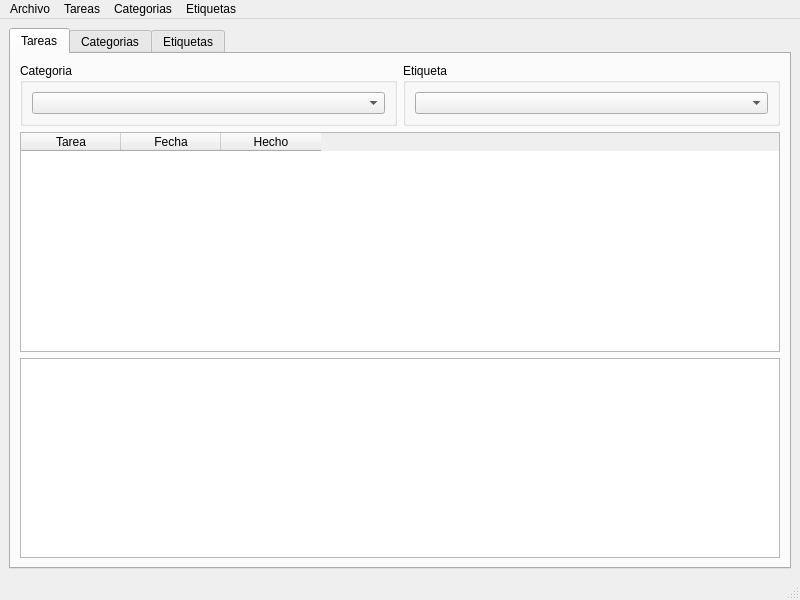
<?xml version="1.0" encoding="UTF-8"?>
<ui version="4.0">
 <class>MainWindow</class>
 <widget class="QMainWindow" name="MainWindow">
  <property name="geometry">
   <rect>
    <x>0</x>
    <y>0</y>
    <width>800</width>
    <height>600</height>
   </rect>
  </property>
  <property name="windowTitle">
   <string>MainWindow</string>
  </property>
  <widget class="QWidget" name="centralwidget">
   <layout class="QVBoxLayout" name="verticalLayout_2">
    <item>
     <layout class="QGridLayout" name="gridLayout_3">
      <item row="0" column="0">
       <widget class="QTabWidget" name="TabTareas">
        <property name="currentIndex">
         <number>0</number>
        </property>
        <widget class="QWidget" name="tab">
         <attribute name="title">
          <string>Tareas</string>
         </attribute>
         <layout class="QGridLayout" name="gridLayout_5">
          <item row="0" column="0">
           <layout class="QGridLayout" name="gridLayout">
            <item row="0" column="0">
             <widget class="QGroupBox" name="groupBox">
              <property name="title">
               <string>Categoria</string>
              </property>
              <layout class="QVBoxLayout" name="verticalLayout_3">
               <item>
                <layout class="QVBoxLayout" name="verticalLayout">
                 <item>
                  <widget class="QComboBox" name="comboCategoria"/>
                 </item>
                </layout>
               </item>
              </layout>
             </widget>
            </item>
            <item row="0" column="1">
             <widget class="QGroupBox" name="groupBox_2">
              <property name="title">
               <string>Etiqueta</string>
              </property>
              <layout class="QVBoxLayout" name="verticalLayout_5">
               <item>
                <layout class="QVBoxLayout" name="verticalLayout_4">
                 <item>
                  <widget class="QComboBox" name="comboEtiqueta"/>
                 </item>
                </layout>
               </item>
              </layout>
             </widget>
            </item>
            <item row="2" column="0" colspan="2">
             <widget class="QTableWidget" name="tblTareas">
              <column>
               <property name="text">
                <string>Tarea</string>
               </property>
              </column>
              <column>
               <property name="text">
                <string>Fecha</string>
               </property>
              </column>
              <column>
               <property name="text">
                <string>Hecho</string>
               </property>
              </column>
             </widget>
            </item>
            <item row="3" column="0" colspan="2">
             <widget class="QTextEdit" name="txtTareaDescr">
              <property name="maximumSize">
               <size>
                <width>16777215</width>
                <height>200</height>
               </size>
              </property>
             </widget>
            </item>
           </layout>
          </item>
         </layout>
        </widget>
        <widget class="QWidget" name="TabCategorias">
         <attribute name="title">
          <string>Categorias</string>
         </attribute>
         <layout class="QGridLayout" name="gridLayout_4">
          <item row="0" column="0">
           <layout class="QGridLayout" name="gridLayout_2">
            <item row="0" column="0">
             <widget class="QTableWidget" name="tblCateg">
              <column>
               <property name="text">
                <string>Categoria</string>
               </property>
              </column>
             </widget>
            </item>
            <item row="1" column="0">
             <widget class="QTextEdit" name="txtCategDescr">
              <property name="maximumSize">
               <size>
                <width>16777215</width>
                <height>200</height>
               </size>
              </property>
             </widget>
            </item>
           </layout>
          </item>
         </layout>
        </widget>
        <widget class="QWidget" name="TabEtiquetas">
         <attribute name="title">
          <string>Etiquetas</string>
         </attribute>
         <layout class="QGridLayout" name="gridLayout_7">
          <item row="0" column="0">
           <layout class="QGridLayout" name="gridLayout_6">
            <item row="0" column="0">
             <widget class="QTableWidget" name="tblEtiq">
              <column>
               <property name="text">
                <string>Etiqueta</string>
               </property>
              </column>
             </widget>
            </item>
           </layout>
          </item>
         </layout>
        </widget>
       </widget>
      </item>
     </layout>
    </item>
   </layout>
  </widget>
  <widget class="QMenuBar" name="menubar">
   <property name="geometry">
    <rect>
     <x>0</x>
     <y>0</y>
     <width>800</width>
     <height>21</height>
    </rect>
   </property>
   <widget class="QMenu" name="menuTareas">
    <property name="title">
     <string>Tareas</string>
    </property>
    <addaction name="actionNuevaTarea"/>
    <addaction name="actionEliminar"/>
   </widget>
   <widget class="QMenu" name="menuCategorias">
    <property name="title">
     <string>Categorias</string>
    </property>
    <addaction name="actionNuevaCateg"/>
   </widget>
   <widget class="QMenu" name="menuEtiquetas">
    <property name="title">
     <string>Etiquetas</string>
    </property>
    <addaction name="actionNuevaEtiq"/>
    <addaction name="actionEliminar_2"/>
   </widget>
   <widget class="QMenu" name="menuArchivo">
    <property name="title">
     <string>Archivo</string>
    </property>
    <addaction name="actionSalir"/>
   </widget>
   <addaction name="menuArchivo"/>
   <addaction name="menuTareas"/>
   <addaction name="menuCategorias"/>
   <addaction name="menuEtiquetas"/>
  </widget>
  <widget class="QStatusBar" name="statusbar"/>
  <action name="actionNuevaTarea">
   <property name="text">
    <string>Nueva</string>
   </property>
  </action>
  <action name="actionNuevaCateg">
   <property name="text">
    <string>Nueva</string>
   </property>
  </action>
  <action name="actionNuevaEtiq">
   <property name="text">
    <string>Nueva</string>
   </property>
  </action>
  <action name="actionSalir">
   <property name="text">
    <string>Salir</string>
   </property>
  </action>
  <action name="actionEliminar">
   <property name="text">
    <string>Eliminar</string>
   </property>
  </action>
  <action name="actionEliminar_2">
   <property name="text">
    <string>Eliminar</string>
   </property>
  </action>
 </widget>
 <resources/>
 <connections>
  <connection>
   <sender>actionSalir</sender>
   <signal>triggered()</signal>
   <receiver>MainWindow</receiver>
   <slot>close()</slot>
   <hints>
    <hint type="sourcelabel">
     <x>-1</x>
     <y>-1</y>
    </hint>
    <hint type="destinationlabel">
     <x>399</x>
     <y>299</y>
    </hint>
   </hints>
  </connection>
 </connections>
</ui>
